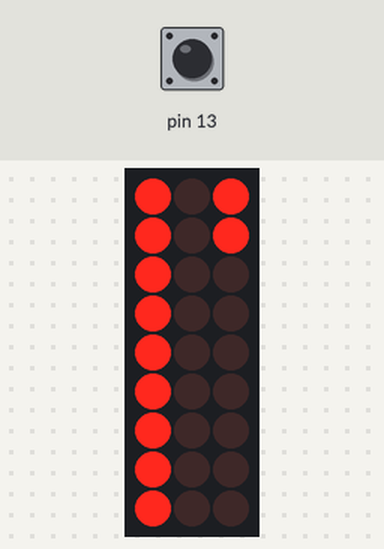
Bench run of a sketch on a simulated Arduino Uno, built with avr-gcc and run on an emulated ATmega328P. Parts: 3×9 LED matrix. Wiring (inferred from the names in the program): LED matrix (orientation assumed): rows pin 4, pin 2, pin 7, pin 6, pin 3, pin 1, pin 9, pin 8, pin 5; columns pin 10, pin 11, pin 12. Inputs (shaded band) come from the test bench; at power-on: pin 13 LOW. Random numbers use the default seed unless the sketch sets one.

Above: at 1.12 s.
1.3 s: pin 13 pulled HIGH for 1 s
At 3.6 s:
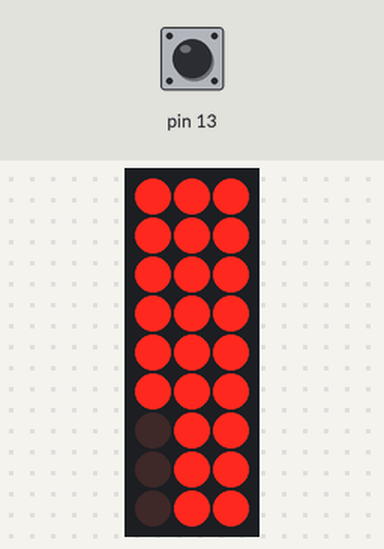
4.4 s: pin 13 pulled HIGH for 0.15 s
At 6.8 s:
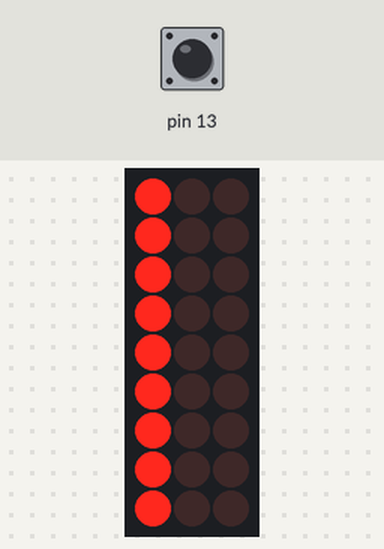
7.5 s: pin 13 pulled HIGH for 0.15 s
8.2 s: pin 13 pulled HIGH for 0.15 s
8.9 s: pin 13 pulled HIGH for 0.15 s
At 10.4 s:
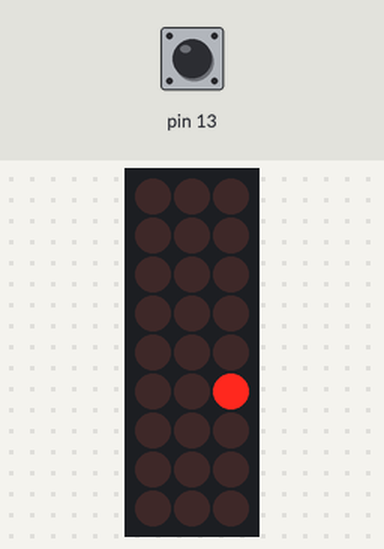
12.0 s: pin 13 pulled HIGH for 1 s
At 14.4 s:
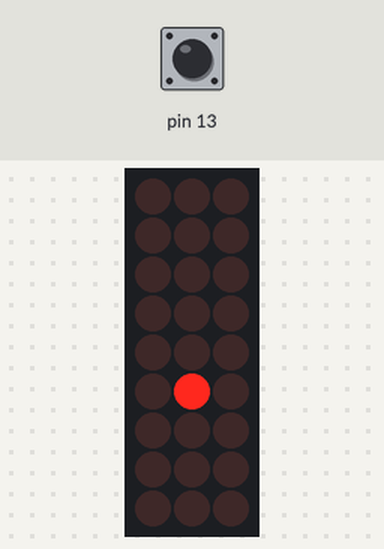
Timing chart, 0 to 15.9 s (numbered marks = the images above; inputs shaded):
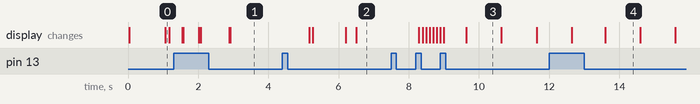

The sketch:

n13_cube_showtime.ino
```cpp
/*
Controlling a FE Cube - intelligent patterns
*/
#include "fecube.h"

// we load some effects
#include "effect_fixed_random_smooth.h"
#include "effect_rolldice.h"
#include "effect_beating_heart.h"
#include "effect_siren.h"
#include "effect_snake.h"
#include "effect_simple_pattern.h"

// List of the effects we want to show
const int nreffects = 9;
int showeffect = 0;
void (*effects[nreffects])(unsigned long, int[27]) = {effect_fixed_color, effect_random_color, effect_smooth_color,
                                                      effect_beating_heart, effect_siren, effect_snakeRGB,
                                                      effect_snakeBR, effect_snakeGB, effect_simple_pattern};
unsigned long effect_duration[nreffects] = {10000UL, 1000UL, 20000UL,
                                            1000UL, 1000UL, 1000UL,
                                            1000UL, 1000UL, 1000UL};

/*************************************************/
/*       Setup code                              */
/*************************************************/
void setup() {
  fecube_setup();
  // set specific flags for fecube
  fecube_allowdim(true);
  //start with effect random color
  fecube_set_starteffectnr(1);
  // set the effects to show
  fecube_set_effects(nreffects, effects, effect_duration);
  // set the double press effect, see effect_rolldice.h
  fecube_set_dblpress_effect(rolldice_duration, effect_rolldice);

  // set effect information
  // fixed color to show
  set_fixed_color(255, 0, 255);
  // timings for smooth color transitions
  set_smooth_color_durations(5000, 10000);
}

/*************************************************/
/*       De LOOP                                 */
/*************************************************/

void loop() {
  fecube_loop();
}
```

effect_fixed_random_smooth.h
```cpp
/*
Controlling a FE Cube - intelligent patterns

This effect can show a fixed color, a random color, or a smooth transition from
a color to a next color
*/

#ifndef EFFECTFIXEDRANDOMSMOOTH_H
#define EFFECTFIXEDRANDOMSMOOTH_H

#include <Arduino.h> //It is very important to remember this! note that if you are using Arduino 1.0 IDE, change "WProgram.h" to "Arduino.h"

#include "fecube.h"

/** FIRST FUNCTIONS BASED ON EQUAL COLORS FOR ALL LED **/
long fixed_colorR = 0; // global variables
long fixed_colorG = 0;
long fixed_colorB = 0;

long random_colorR = 0; // global variables
long random_colorG = 0;
long random_colorB = 0;


/*************************************************/
/*       Show the set fixed color for the
/*       entire duration
/*************************************************/

//set the color to use in th fixed duration
void set_fixed_color(int R_1, int G_1, int B_1) {
    fixed_colorR = R_1;
    fixed_colorG = G_1;
    fixed_colorB = B_1;
}

void effect_fixed_color(unsigned long framenr, int frame[27]){
  //shot: show a fixed color stored in global variables:
  if (framenr == 0) {
      random_colorR = fixed_colorR;
      random_colorG = fixed_colorG;
      random_colorB = fixed_colorB;
  }
  for (int ind=0; ind < 9; ind++){
    frame[ind*3]   = random_colorR;
    frame[ind*3+1] = random_colorG;
    frame[ind*3+2] = random_colorB;
  }
}


/*************************************************/
/*       Show a random color for the
/*       entire duration
/*************************************************/
void effect_random_color(unsigned long framenr, int frame[27]){
  //shot: a random color for a specific duration
  if (framenr == 0) {
    //determine the random color we will use
   random_colorR = int(random(256));
   random_colorG = int(random(256));
   random_colorB = int(random(256));
  }
  //store the random color in the frame
  effect_fixed_color(1, frame);
}

/*************************************************
 *       Show the color for a firstcolor_duration,
 *       then show a transition to a second random
 *       color for a transition_duration, then show
 *       this second color up to end of the
 *       entire duration
 *       Durations in milliseconds !
/*************************************************/

long smooth_colorR, smooth_colorG, smooth_colorB; // global variables
unsigned int smooth_color_transition_duration = 10000;
unsigned int fixed_color_duration = 5000;

void set_smooth_color_durations(unsigned int firstcolor_duration, unsigned int transition_duration) {
    fixed_color_duration = firstcolor_duration;
    smooth_color_transition_duration = transition_duration;
}

void effect_smooth_color(unsigned long framenr, int frame[27]){
  //shot: shows a color, then goes smooth to a new color
  unsigned int last_fixed_frame = fixed_color_duration/40;
  unsigned int last_trans_frame = (smooth_color_transition_duration +
                fixed_color_duration) / 40;
  unsigned int smooth_frame_length = last_trans_frame - last_fixed_frame;
  if (framenr < last_fixed_frame) {
    //show the last used random color
    effect_fixed_color(1, frame);
  } else if (framenr == last_fixed_frame){
    // finished first color, we determine what will be our next color
    smooth_colorR = int(random(256));
    smooth_colorG = int(random(256));
    smooth_colorB = int(random(256));
    effect_fixed_color(framenr, frame);
  } else if(framenr < last_trans_frame) {
    // we compute how much to mix both colors
    float blend = (framenr - last_fixed_frame) /  float(smooth_frame_length);
    frame[0] = round((1-blend) * random_colorR + blend * smooth_colorR);
    frame[1] = round((1-blend) * random_colorG + blend * smooth_colorG);
    frame[2] = round((1-blend) * random_colorB + blend * smooth_colorB);
    for (int ind=1; ind < 9; ind++){
      frame[ind*3]   = frame[0];
      frame[ind*3+1] = frame[1];
      frame[ind*3+2] = frame[2];
    }
  } else {
    //we have (framenr >= last_trans_frame)
    //so finished, we end with last color showing it fixed
    random_colorR = smooth_colorR;
    random_colorG = smooth_colorG;
    random_colorB = smooth_colorB;
    effect_fixed_color(framenr, frame);
  }
}


#endif
```

effect_rolldice.h
```cpp
/*
Controlling a FE Cube - intelligent patterns

This effect shows a dice roll with a 3 D6 dices.
*/

#ifndef EFFECTDICEROLL_H
#define EFFECTDICEROLL_H

#include <Arduino.h> //It is very important to remember this! note that if you are using Arduino 1.0 IDE, change "WProgram.h" to "Arduino.h"

#include "fecube.h"

int D6R = 0; int D6G = 0; int D6B = 0;

const unsigned int rolldice_duration = 8000;


int rolldice_rolseconds = 2;
int rolldice_showduration = 6;
int rolldice_showvalduration = 1;  //seconds to show val

void effect_rolldice(unsigned long framenr, int frame[27]){
  //shot: 3d6 dices rolling, 2 sec rolling, 6 sec show value
  //
  if (framenr == 0) {
    randomSeed(millis());
    D6R = random(1,7);D6G = random(1,7);D6B = random(1,7);
  }
  if (framenr < rolldice_rolseconds * 25UL) {
    //first 50, every 5 frames a new pattern, this is rolling
    if (framenr % 5 == 0) {
      for (int ind=0; ind < 9; ind++){
        //determine if on or off
        if (random(2) == 0) {
          frame[ind*3] = 0;frame[ind*3+1] = 0;frame[ind*3+2] = 0;
        } else {
          //on, determine color
          frame[ind*3] = 0;frame[ind*3+1] = 0;frame[ind*3+2] = 0;
          int add = random(3);
          frame[ind*3+add] = 255;
        }
      }
    }
  } else {
    for (int ind=0; ind < 27; ind++){
      frame[ind] = 0;
    }
    //every half second another color
    int color = (framenr-rolldice_rolseconds * 25UL) % (3*25UL*rolldice_showvalduration);
    int val = 0;
    if (color < 25UL*rolldice_showvalduration){
      color = 0;
      val = D6R;
    } else if (color < 2*25UL*rolldice_showvalduration) {
      color = 1;
      val = D6G;
    } else { color = 2; val = D6B;
    }
    if (val == 1) {one(frame, color);}
    if (val == 2) {two(frame, color);}
    if (val == 3) {three(frame, color);}
    if (val == 4) {four(frame, color);}
    if (val == 5) {five(frame, color);}
    if (val == 6) {six(frame, color);}
  }
}

#endif
```

effect_simple_pattern.h
```cpp
/*
Controlling a FE Cube - intelligent patterns
*/

#ifndef EFFECT_SIMPLE_PATTERN
#define EFFECT_SIMPLE_PATTERN

#include <Arduino.h> //It is very important to remember this! note that if you are using Arduino 1.0 IDE, change "WProgram.h" to "Arduino.h"

#define __PROG_TYPES_COMPAT__   // define needed for older arduino avr !
#include <avr/pgmspace.h> // allows use of PROGMEM to store patterns in flash

#include "fecube.h"

/*************************************************/
/*       Pattern for Fe Cube                     */
/*************************************************/

const PROGMEM prog_int16_t PatternSimple[] = {
//order led:
//ledTLF,      ledTLA,    ledTRF,      ledTRA,    ledBLF,      ledBLA,    ledBRF,      ledBRA,   ledMID,  duration
 30,255,  0, 30,255,  0, 30,255,  0, 30,255, 0,  0,  0,  0,  0,  0,  0,  0,  0,  0,   0,  0,  0,  0,  0,  0,  1000,
  0,  0,  0,  0,  0,  0,  0,  0,  0,  0,  0, 0,  0,  0,  0,  0,  0,  0,  0,  0,  0,   0,  0,  0,200,  0,100,  1000,
  0,  0,  0,  0,  0,  0,  0,  0,  0,  0,  0, 0,  0, 30,255,  0, 30,255,  0, 30,255,   0, 30,255,  0,  0,  0,  1000,
// dummy to end the pattern, with duration the effect for the next repeat, see effect
 0, 0, 0,  0, 0, 0,  0, 0, 0,  0, 0, 0,  0, 0, 0,  0, 0, 0,  0, 0, 0,  0, 0, 0,  0, 0, 0,  -1
};

float pat_simple_scale_start      = 1;  // scale time of pattern with this amount
float pat_simple_scale_speedup    = 1;  // every repeat, time is multiplied with this
float pat_simple_scale_min        = 1;  // min value of patternscale
unsigned int pat_simple_repeatmin = 1;  // how many times to repeat min value before restart
int pat_simple_extend_pattern     = 0;  // extend the pattern this number of times
int pat_simple_starteffect        = 0;  // an effect to apply to the pattern

void load_simple_function(unsigned int currpattern, int *nextduration, int shotpattern[28]) {
  for (int ind=0; ind < 28; ind++){
    shotpattern[ind] = pgm_read_word_near(PatternSimple +28*curpattern + ind);
    *nextduration = pgm_read_word_near(PatternSimple +28*(curpattern + 2) - 1);
  }
}

void effect_simple_pattern(unsigned long framenr, int frame[27]){

    fecube_pattern_effect(
            framenr,
            pat_simple_scale_start,
            pat_simple_scale_speedup,
            pat_simple_scale_min,
            pat_simple_repeatmin,
            pat_simple_extend_pattern,
            pat_simple_starteffect,
            load_simple_function);

    return fixed_pattern(framenr, frame);
}

#endif
```

effect_siren.h
```cpp
/*
Controlling a FE Cube - intelligent patterns
*/

#ifndef EFFECT_SIREN
#define EFFECT_SIREN

#include <Arduino.h> //It is very important to remember this! note that if you are using Arduino 1.0 IDE, change "WProgram.h" to "Arduino.h"

#define __PROG_TYPES_COMPAT__   // define needed for older arduino avr !
#include <avr/pgmspace.h> // allows use of PROGMEM to store patterns in flash

#include "fecube.h"

/*************************************************/
/*       Pattern for Fe Cube                     */
/*************************************************/

const PROGMEM prog_int16_t PatternSiren[] = {
//order led:
//ledTLF,   ledTLA,   ledTRF,   ledTRA,   ledBLF,   ledBLA,   ledBRF,   ledBRA,   ledMID,  duration
 0, 0, 28,  0, 0, 0,  0, 0,255,  0, 0, 0,  0, 0, 28,  0, 0, 0,  0, 0,255,  0, 0, 0,  0, 0, 0,   100,
// dummy to end the pattern, with duration the effect for the next repeat, see effect
 0, 0, 0,  0, 0, 0,  0, 0, 0,  0, 0, 0,  0, 0, 0,  0, 0, 0,  0, 0, 0,  0, 0, 0,  0, 0, 0,  -90
};


float pat_siren_scale_start      = 1.;   // scale time of pattern with this amount
float pat_siren_scale_speedup    = 1.;   // every repeat, time is multiplied with this
float pat_siren_scale_min        = 1.;   // min value of patternscale
unsigned int pat_siren_repeatmin = 50;   // how many times to repeat min value before restart
int pat_siren_extend_pattern     = 3;    // extend the pattern this number of times
int pat_siren_starteffect        = 0;    // an effect to apply to the pattern

void load_siren_function(unsigned int currpattern, int *nextduration, int shotpattern[28]) {
  for (int ind=0; ind < 28; ind++){
    shotpattern[ind] = pgm_read_word_near(PatternSiren +28*curpattern + ind);
    *nextduration = pgm_read_word_near(PatternSiren +28*(curpattern + 2) - 1);
  }
}

void effect_siren(unsigned long framenr, int frame[27]){

    fecube_pattern_effect(
            framenr,
            pat_siren_scale_start,
            pat_siren_scale_speedup,
            pat_siren_scale_min,
            pat_siren_repeatmin,
            pat_siren_extend_pattern,
            pat_siren_starteffect,
            load_siren_function);

    return fixed_pattern(framenr, frame);
}

#endif
```

effect_snake.h
```cpp
/*
Controlling a FE Cube - intelligent patterns
*/

#ifndef EFFECT_SNAKE
#define EFFECT_SNAKE

#include <Arduino.h> //It is very important to remember this! note that if you are using Arduino 1.0 IDE, change "WProgram.h" to "Arduino.h"

#define __PROG_TYPES_COMPAT__   // define needed for older arduino avr !
#include <avr/pgmspace.h> // allows use of PROGMEM to store patterns in flash

#include "fecube.h"

/*************************************************/
/*       Pattern for Fe Cube                     */
/*************************************************/

const PROGMEM prog_int16_t PatternSnakeRGB[] = {
//order led:
//ledTLF,   ledTLA,   ledTRF,   ledTRA,   ledBLF,   ledBLA,   ledBRF,   ledBRA,   ledMID,  duration
//snake red
  0, 0, 0,  0, 0, 0,  0, 0, 0,  0, 0, 0,  0, 0, 0,255, 0, 0,  0, 0, 0,  0, 0, 0,  0, 0, 0,  1000,
  0, 0, 0,  0, 0, 0,  0, 0, 0,  0, 0, 0,  0, 0, 0,  0, 0, 0,  0, 0, 0,255, 0, 0,  0, 0, 0,  1000,
  0, 0, 0,  0, 0, 0,  0, 0, 0,  0, 0, 0,  0, 0, 0,  0, 0, 0,255, 0, 0,  0, 0, 0,  0, 0, 0,  1000,
  0, 0, 0,  0, 0, 0,  0, 0, 0,  0, 0, 0,255, 0, 0,  0, 0, 0,  0, 0, 0,  0, 0, 0,  0, 0, 0,  1000,
  0, 0, 0,  0, 0, 0,  0, 0, 0,  0, 0, 0,  0, 0, 0,  0, 0, 0,  0, 0, 0,  0, 0, 0,255, 0, 0,  1000,
  0, 0, 0,255, 0, 0,  0, 0, 0,  0, 0, 0,  0, 0, 0,  0, 0, 0,  0, 0, 0,  0, 0, 0,  0, 0, 0,  1000,
  0, 0, 0,  0, 0, 0,  0, 0, 0,255, 0, 0,  0, 0, 0,  0, 0, 0,  0, 0, 0,  0, 0, 0,  0, 0, 0,  1000,
  0, 0, 0,  0, 0, 0,255, 0, 0,  0, 0, 0,  0, 0, 0,  0, 0, 0,  0, 0, 0,  0, 0, 0,  0, 0, 0,  1000,
255, 0, 0,  0, 0, 0,  0, 0, 0,  0, 0, 0,  0, 0, 0,  0, 0, 0,  0, 0, 0,  0, 0, 0,  0, 0, 0,  1000,
  0, 0, 0,  0, 0, 0,  0, 0, 0,  0, 0, 0,  0, 0, 0,  0, 0, 0,  0, 0, 0,  0, 0, 0,255, 0, 0,  1000,
// dummy to end the pattern, with duration the effect for the next repeat, see effect
  0, 0, 0,  0, 0, 0,  0, 0, 0,  0, 0, 0,  0, 0, 0,  0, 0, 0,  0, 0, 0,  0, 0, 0,  0, 0, 0,  -11
};


float pat_snake_scale_start      = 1.;   // scale time of pattern with this amount
float pat_snake_scale_speedup    = 0.75;   // every repeat, time is multiplied with this
float pat_snake_scale_min        = 0.002;   // min value of patternscale
unsigned int pat_snake_repeatmin = 250;   // how many times to repeat min value before restart
int pat_snake_extend_pattern     = 2;    // extend the pattern this number of times
int pat_snake_starteffect        = 0;    // an effect to apply to the pattern

void load_snake_function(unsigned int currpattern, int *nextduration, int shotpattern[28]) {
  for (int ind=0; ind < 28; ind++){
    shotpattern[ind] = pgm_read_word_near(PatternSnakeRGB +28*curpattern + ind);
    *nextduration = pgm_read_word_near(PatternSnakeRGB +28*(curpattern + 2) - 1);
  }
}

//red, green, blue snake
void effect_snakeRGB(unsigned long framenr, int frame[27]){

    fecube_pattern_effect(
            framenr,
            pat_snake_scale_start,
            pat_snake_scale_speedup,
            pat_snake_scale_min,
            pat_snake_repeatmin,
            pat_snake_extend_pattern,
            pat_snake_starteffect,
            load_snake_function);

    return fixed_pattern(framenr, frame);
}

//blue and red snake
void effect_snakeBR(unsigned long framenr, int frame[27]){

    fecube_pattern_effect(
            framenr,
            pat_snake_scale_start,
            pat_snake_scale_speedup,
            pat_snake_scale_min,
            pat_snake_repeatmin,
            1,
            -12,
            load_snake_function);

    return fixed_pattern(framenr, frame);
}

//green and blue snake
void effect_snakeGB(unsigned long framenr, int frame[27]){

    fecube_pattern_effect(
            framenr,
            pat_snake_scale_start,
            pat_snake_scale_speedup,
            pat_snake_scale_min,
            pat_snake_repeatmin,
            1,
            -11,
            load_snake_function);

    return fixed_pattern(framenr, frame);
}

#endif
```

Source omitted: beating_heart.h (data table, 3706 bytes), fecube.h (23389 bytes)

Measured:
- after the input at 4.4 s, the display: first changes after 0.76 s (image 2 shows a later state)
- after the input at 7.5 s, every drawn part: stays the same
- what the display in image 3 shows lasts 1.0 s, from 9.6 s to 10.6 s
